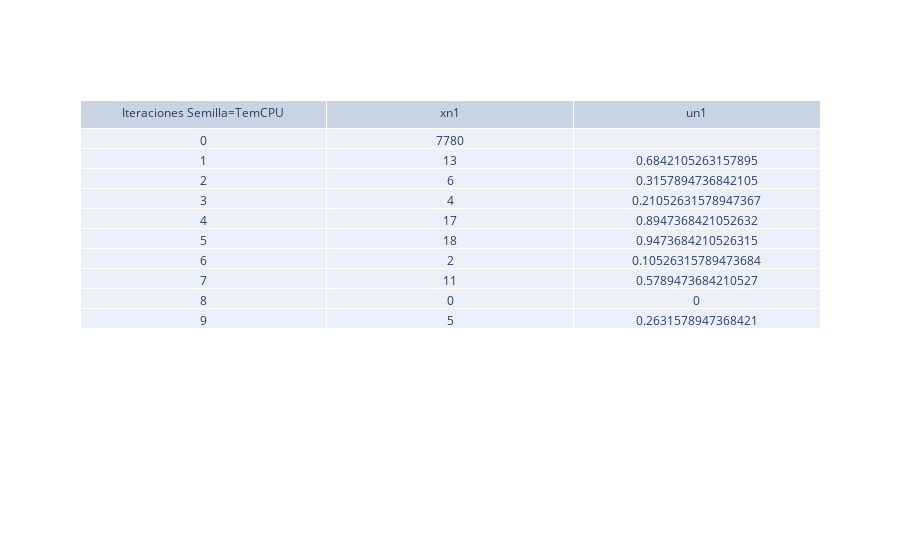
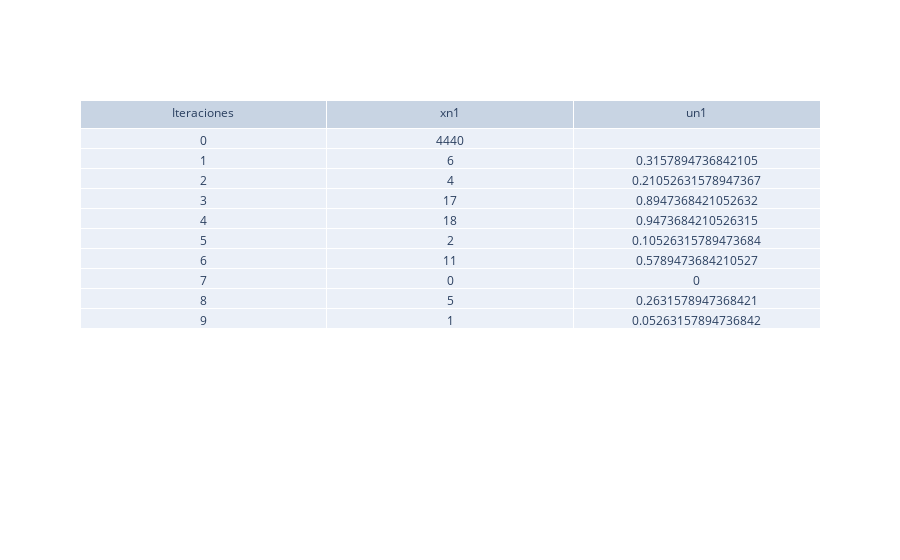

The cell these charts' notebook holds for them, in order:
### Markdown cell above
# CONGRUENCIA LINEAL

### Code cell
import plotly.graph_objects as go
import wmi
import re
n=int(input("Ingrese Número de interaciones: "))
a= int(input("Ingrese Valor de a: "))
b= int(input("Ingrese Valor de b: "))
m= int(input("Ingrese Valor de m: "))
##Se genera la semilla mediante la temperatura del CPU
w = wmi.WMI(namespace="root\OpenHardwareMonitor")
t = w.Sensor()
x0= int(re.sub('[\.-]','',str(t[1].Value)[0:5]))
print("Valor de Semilla Temperatura CPU",x0)
x01=int(input("Ingrese Valor de Semilla: "))

xn1=[]
xnt1=[]
unt1=[]
un1=[]
xn=x0
xnt=x01
un=" "
unt=" "
for i in range(0,n):
    xn1.append(xn)
    xnt1.append(xnt)
    un1.append(un)
    unt1.append(unt)
    xn=(a*xn+b)%m
    xnt=(a*xnt+b)%m
    un=xn/m
    unt=xnt/m
print("-----------------------------------------------------")
print("Tabla de Valores con Valor de semilla igual a la temperatura del CPU")   

fig = go.Figure(data=[go.Table(header=dict(values=["Iteraciones Semilla=TemCPU", "xn1","un1"]),
                 cells=dict(values=[list(range(0,n)), xn1, un1]))])
fig.show()
print("Tabla de Valores con Valor de semilla ingresado por consola") 

fig = go.Figure(data=[go.Table(header=dict(values=["Iteraciones", "xn1","un1"]),
                 cells=dict(values=[list(range(0,n)), xnt1, unt1]))])
fig.show()

### Figure 1 — Plotly figure (JSON) as saved in the notebook; plotly's stock layout.template omitted (floating-point values rounded to 4 significant figures)
{"data": [{"cells": {"values": [[0, 1, 2, 3, 4, 5, 6, 7, 8, 9], [7780, 13, 6, 4, 17, 18, 2, 11, 0, 5], [" ", 0.6842, 0.3158, 0.2105, 0.8947, 0.9474, 0.1053, 0.5789, 0, 0.2632]]}, "header": {"values": ["Iteraciones Semilla=TemCPU", "xn1", "un1"]}, "type": "table"}], "layout": {}}

### Figure 2 — Plotly figure (JSON) as saved in the notebook; plotly's stock layout.template omitted (floating-point values rounded to 4 significant figures)
{"data": [{"cells": {"values": [[0, 1, 2, 3, 4, 5, 6, 7, 8, 9], [4440, 6, 4, 17, 18, 2, 11, 0, 5, 1], [" ", 0.3158, 0.2105, 0.8947, 0.9474, 0.1053, 0.5789, 0, 0.2632, 0.05263]]}, "header": {"values": ["Iteraciones", "xn1", "un1"]}, "type": "table"}], "layout": {}}
